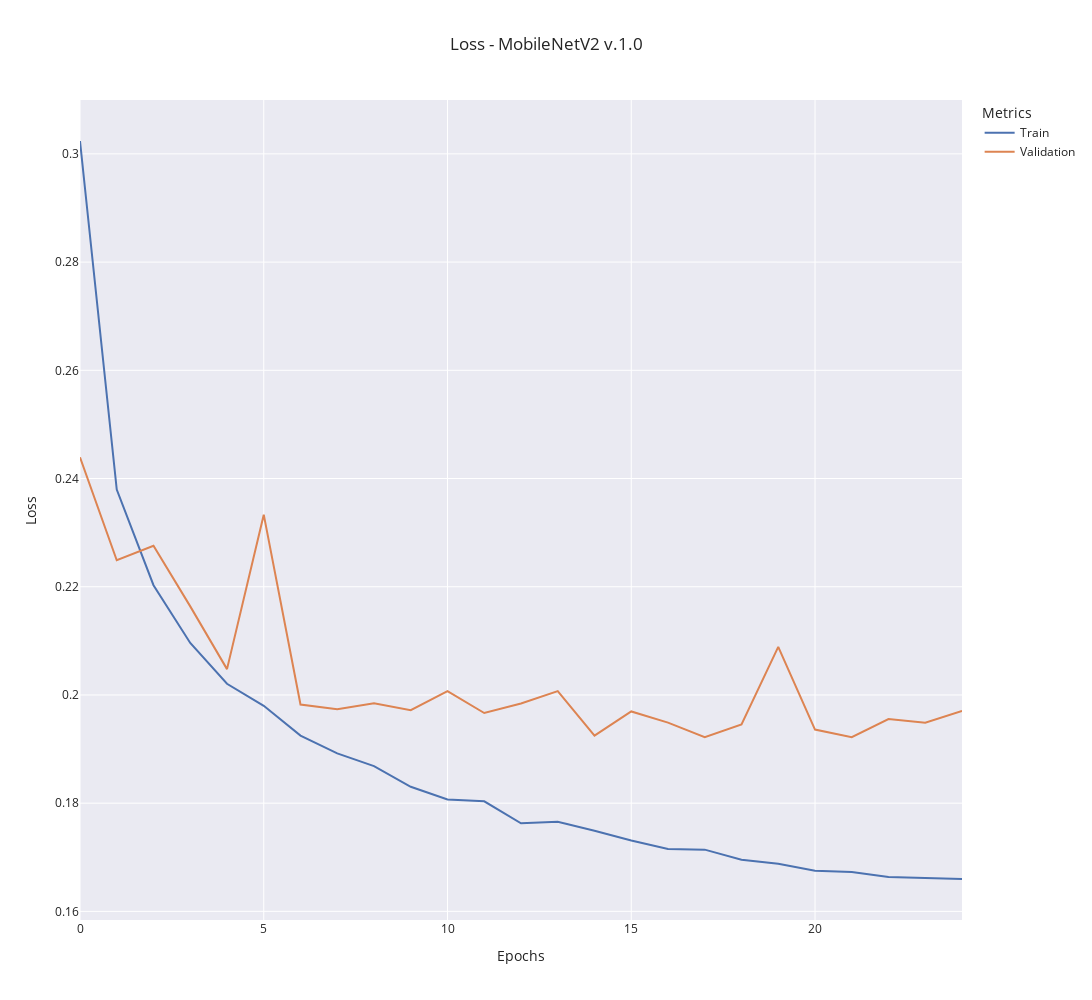

The notebook cell this image was saved under:
### Code cell
window_size = 0
train_data = (
    moving_average(train_metrics["loss"], window_size)
    if window_size != 0
    else train_metrics["loss"]
)
validation_data = (
    moving_average(validation_metrics["val_loss"], window_size)
    if window_size != 0
    else validation_metrics["val_loss"]
)

fig = go.Figure()

fig.add_trace(
    go.Scatter(
        y=train_data,
        x=np.arange(len(train_data)),
        mode="lines",
        name="Train",
    )
)

fig.add_trace(
    go.Scatter(
        y=validation_data,
        x=np.arange(len(validation_data)),
        mode="lines",
        name="Validation",
    )
)

fig.update_layout(
    title=f"Loss - {model_name} {version}",
    xaxis_title="Epochs",
    yaxis_title="Loss",
    legend_title="Metrics",
    template="seaborn",
    width=1200,
    height=1000,
)

fig.show()

### Figure 1 — Plotly figure (JSON) as saved in the notebook; plotly's stock layout.template omitted (floating-point values rounded to 4 significant figures)
{"data": [{"mode": "lines", "name": "Train", "type": "scatter", "x": [0, 1, 2, 3, 4, 5, 6, 7, 8, 9, 10, 11, 12, 13, 14, 15, 16, 17, 18, 19, 20, 21, 22, 23, 24], "y": [0.3024, 0.238, 0.2203, 0.2096, 0.2021, 0.198, 0.1925, 0.1892, 0.1869, 0.183, 0.1807, 0.1803, 0.1763, 0.1766, 0.1749, 0.1731, 0.1715, 0.1714, 0.1695, 0.1688, 0.1675, 0.1673, 0.1664, 0.1662, 0.166]}, {"mode": "lines", "name": "Validation", "type": "scatter", "x": [0, 1, 2, 3, 4, 5, 6, 7, 8, 9, 10, 11, 12, 13, 14, 15, 16, 17, 18, 19, 20, 21, 22, 23, 24], "y": [0.2439, 0.2249, 0.2276, 0.2164, 0.2048, 0.2333, 0.1982, 0.1974, 0.1985, 0.1972, 0.2007, 0.1967, 0.1984, 0.2007, 0.1925, 0.1969, 0.1949, 0.1922, 0.1946, 0.2089, 0.1936, 0.1922, 0.1955, 0.1949, 0.1971]}], "layout": {"height": 1000, "legend": {"title": {"text": "Metrics"}}, "title": {"text": "Loss - MobileNetV2 v.1.0"}, "width": 1200, "xaxis": {"title": {"text": "Epochs"}}, "yaxis": {"title": {"text": "Loss"}}}}
